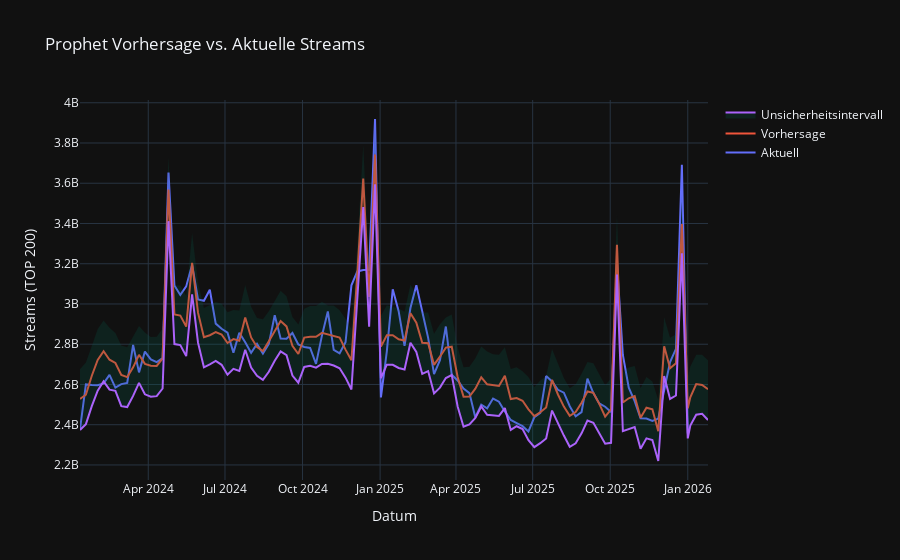

Notebook cell for this chart:
### Code cell
# ____ VISUALISIERUNG DER METRIKEN ____
# Forecast vs. Actual

fig = go.Figure()

# Aktuell
fig.add_trace(go.Scatter(
    x=regressor_df['ds'],
    y=regressor_df['y'],
    mode='lines',
    name='Aktuell',
    line=dict(width=2)
))

# Vorhersage
fig.add_trace(go.Scatter(
    x=forecast['ds'],
    y=forecast['yhat'],
    mode='lines',
    name='Vorhersage',
    line=dict(width=2)
))

# Unsicherheitsintervall
fig.add_trace(go.Scatter(
    x=forecast['ds'],
    y=forecast['yhat_upper'],
    mode='lines',
    line=dict(width=0),
    showlegend=False
))
fig.add_trace(go.Scatter(
    x=forecast['ds'],
    y=forecast['yhat_lower'],
    fill='tonexty',
    mode='lines',
    name='Unsicherheitsintervall',
    line=dict(width=2),
    fillcolor='rgba(0,100,80,0.2)'
))

fig.update_layout(
    title="Prophet Vorhersage vs. Aktuelle Streams",
    xaxis_title="Datum",
    yaxis_title="Streams (TOP 200)",
    template="plotly_dark"
)

fig.show()
